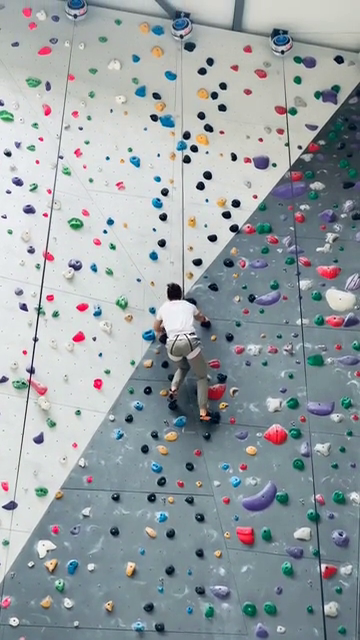
#> input picture frame 456 of left/left_merged.mp4, 360 x 640 px, given in place of Straight Wall (vertical).mp4, which was not available
$ jupyter execute cutterImage.ipynb
#> lines starting #> are read from the running program, lines starting #| are printed output that depends on the picture; pictures that were not available may be replaced by others from this repository, and a replacement may not be noted
[cell 1]
import cv2
import random

vidcap = cv2.VideoCapture("./data/vertical/Straight Wall (vertical).mp4")

startvec = []
endvec = []
startL = [15.054, 18.234, 21.274, 25.974, 30.454, 35.854, 40.354, 44.774, 49.374, 55.554, 61.514, 65.214, 68.494]
endL = [16.514, 19.714, 22.574, 27.674, 31.914, 37.414, 41.994, 46.334, 51.154, 57.914, 63.134, 66.254, 70.214]
startR = [13.754, 16.554, 23.694, 29.634, 33.574, 38.094, 42.914, 46.974, 51.974, 59.454, 62.594, 67.054, 71.614]
endR = [15.194, 17.894, 24.634, 31.214, 34.954, 39.714, 44.094, 48.614, 53.474, 61.074, 63.934, 68.214, 73.074]

startvec.extend(startR)
startvec.extend(startL)
startvec.sort()

endvec.extend(endR)
endvec.extend(endL)
endvec.sort()

randomvec = []
for i in range(len(endvec)):
    randomvec.append(random.randint(15, 72)+(random.randint(15,72)/100))
randomvec.sort()

for i in range(len(endvec)):
    name = "Photos/end/" + str(i)+".jpg"
    vidcap.set(cv2.CAP_PROP_POS_MSEC,endvec[i]*1000)      # just cue to 20 sec. position
    success,image = vidcap.read()
    if success:
        cv2.imwrite(name, image)     # save frame as JPEG file
        cv2.waitKey()
#> this loop made 26 passes
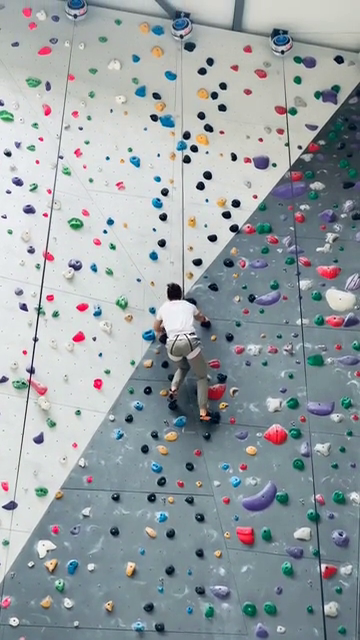
#> input picture frame 456 of left/left_merged.mp4, 360 x 640 px, given in place of Straight Wall (vertical).mp4, which was not available
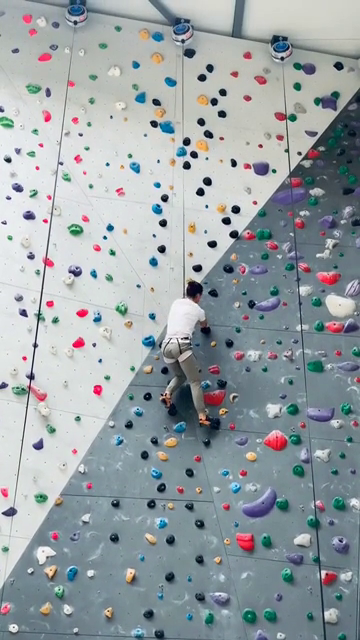
#> input picture frame 495 of left/left_merged.mp4, 360 x 640 px, given in place of Straight Wall (vertical).mp4, which was not available
#> pass 3, `success,image = vidcap.read()`:
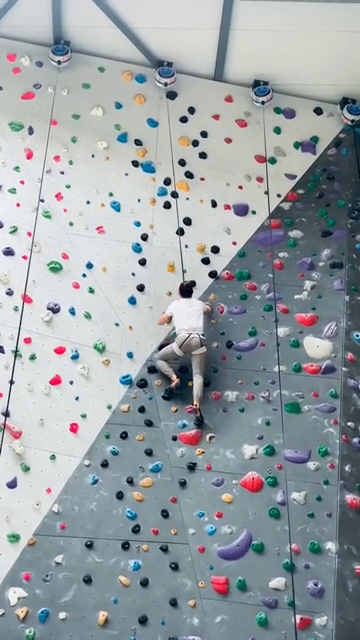
#> image: shape (640, 360, 3); mean B, G, R 165.2, 161.2, 153.3

for i in range(len(startvec)):
    name = "Photos/start/" + str(i)+".jpg"
    vidcap.set(cv2.CAP_PROP_POS_MSEC,startvec[i]*1000)      # just cue to 20 sec. position
    success,image = vidcap.read()
    if success:
        cv2.imwrite(name, image)     # save frame as JPEG file
        cv2.waitKey()

for i in range(len(randomvec)):
    name = "Photos/random/" + str(i)+".jpg"
    vidcap.set(cv2.CAP_PROP_POS_MSEC,randomvec[i]*1000)      # just cue to 20 sec. position
    success,image = vidcap.read()
    if success:
        cv2.imwrite(name, image)     # save frame as JPEG file
        cv2.waitKey()

for i in range(len(endL)):
    name = "Photos/leftarm/" + str(i)+".jpg"
    vidcap.set(cv2.CAP_PROP_POS_MSEC,endL[i]*1000)      # just cue to 20 sec. position
    success,image = vidcap.read()
    if success:
        cv2.imwrite(name, image)     # save frame as JPEG file
        cv2.waitKey()

for i in range(len(endR)):
    name = "Photos/rightarm/" + str(i)+".jpg"
    vidcap.set(cv2.CAP_PROP_POS_MSEC,endR[i]*1000)      # just cue to 20 sec. position
    success,image = vidcap.read()
    if success:
        cv2.imwrite(name, image)     # save frame as JPEG file
        cv2.waitKey()

$ run again, starting later in the video
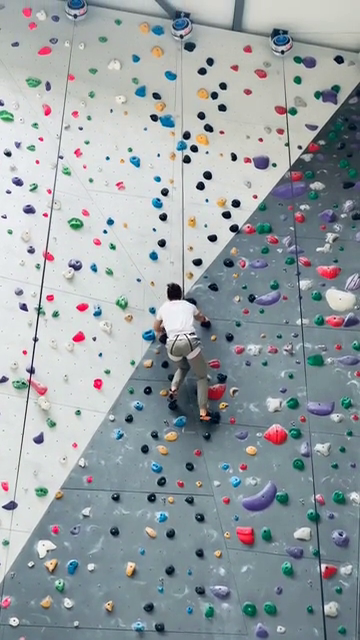
#> input picture frame 456 of left/left_merged.mp4, 360 x 640 px, given in place of Straight Wall (vertical).mp4, which was not available
#> the loop `for i in range(len(endvec)):` made 26 passes
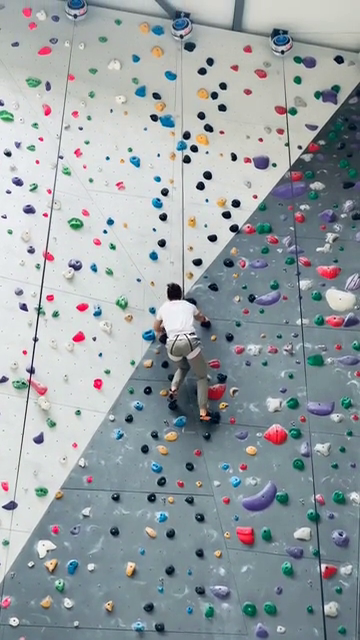
#> input picture frame 456 of left/left_merged.mp4, 360 x 640 px, given in place of Straight Wall (vertical).mp4, which was not available

$ run again, starting later in the video
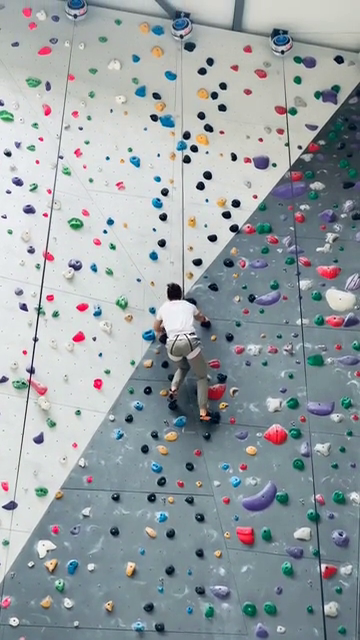
#> input picture frame 456 of left/left_merged.mp4, 360 x 640 px, given in place of Straight Wall (vertical).mp4, which was not available
#> the loop `for i in range(len(endvec)):` made 26 passes
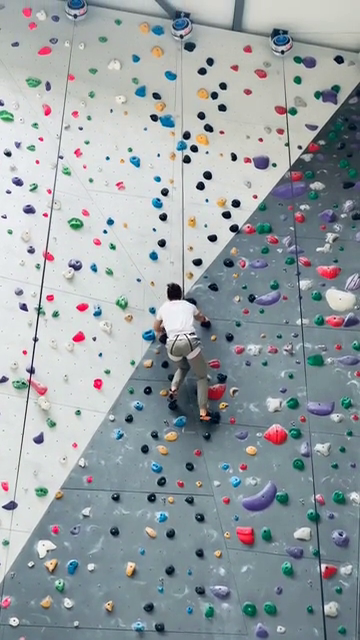
#> input picture frame 456 of left/left_merged.mp4, 360 x 640 px, given in place of Straight Wall (vertical).mp4, which was not available
